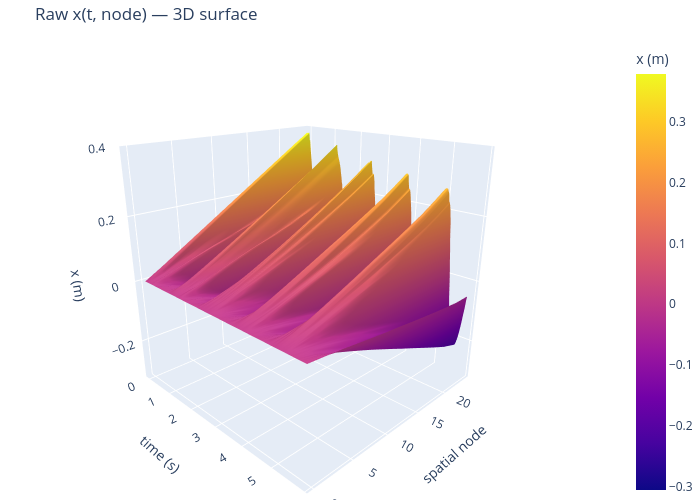

The notebook cell this image was saved under:
### Code cell
import plotly.graph_objects as go
from scipy.interpolate import interp1d as _i1d

# Arc-length resample raw data to uniform 100-pt grid
_xr = np.zeros((n_frames, N_VIDEO_PTS))
_yr = np.zeros((n_frames, N_VIDEO_PTS))
for _i in range(n_frames):
    _ds = np.sqrt(np.diff(x_m[_i])**2 + np.diff(y_m[_i])**2)
    _s  = np.concatenate([[0.0], np.cumsum(_ds)])
    _su = np.linspace(0, _s[-1], N_VIDEO_PTS)
    _xr[_i] = _i1d(_s, x_m[_i])(_su)
    _yr[_i] = _i1d(_s, y_m[_i])(_su)

t_plot    = t_raw[::1]
node_plot = np.arange(0, N_VIDEO_PTS, 2)
X_surf_raw = _xr[::1, :][:, node_plot]

# ── Plotly 3D surface (rotatable) ─────────────────────────────────────────
fig3d = go.Figure(go.Surface(
    x=t_plot, y=node_plot, z=X_surf_raw.T,
    colorscale='plasma', colorbar=dict(title='x (m)'),
    contours=dict(z=dict(show=False))
))
fig3d.update_layout(
    title='Raw x(t, node) — 3D surface',
    scene=dict(
        xaxis_title='time (s)',
        yaxis_title='spatial node',
        zaxis_title='x (m)',
        camera=dict(eye=dict(x=1.5, y=-1.5, z=0.8))
    ),
    width=700, height=500, margin=dict(l=0, r=0, t=40, b=0)
)
fig3d.show()

# ── Matplotlib heatmap (inline, resizable) ────────────────────────────────
fig2d, ax = plt.subplots(figsize=(8, 4), dpi=100)
im = ax.imshow(X_surf_raw.T, aspect='auto', origin='lower',
               extent=[t_plot[0], t_plot[-1], node_plot[0], node_plot[-1]],
               cmap='plasma')
fig2d.colorbar(im, ax=ax, label='x (m)')
ax.set_xlabel('time (s)')
ax.set_ylabel('spatial node')
ax.set_title('Raw x(t, node) — heatmap')
plt.tight_layout()
plt.show()

### Figure 1 — Plotly figure (JSON) as saved in the notebook; plotly's stock layout.template omitted (floating-point values rounded to 4 significant figures; data arrays with more than 128 entries replaced by an {"elided": "..."} marker saying what was removed)
{"data": [{"colorbar": {"title": {"text": "x (m)"}}, "colorscale": [[0, "#0d0887"], [0.1111, "#46039f"], [0.2222, "#7201a8"], [0.3333, "#9c179e"], [0.4444, "#bd3786"], [0.5556, "#d8576b"], [0.6667, "#ed7953"], [0.7778, "#fb9f3a"], [0.8889, "#fdca26"], [1, "#f0f921"]], "contours": {"z": {"show": false}}, "type": "surface", "x": {"elided": "382 float values"}, "y": [0, 2, 4, 6, 8, 10, 12, 14, 16, 18, 20, 22, 24], "z": {"elided": "13x382 float values"}}], "layout": {"height": 500, "margin": {"b": 0, "l": 0, "r": 0, "t": 40}, "scene": {"camera": {"eye": {"x": 1.5, "y": -1.5, "z": 0.8}}, "xaxis": {"title": {"text": "time (s)"}}, "yaxis": {"title": {"text": "spatial node"}}, "zaxis": {"title": {"text": "x (m)"}}}, "title": {"text": "Raw x(t, node) — 3D surface"}, "width": 700}}
